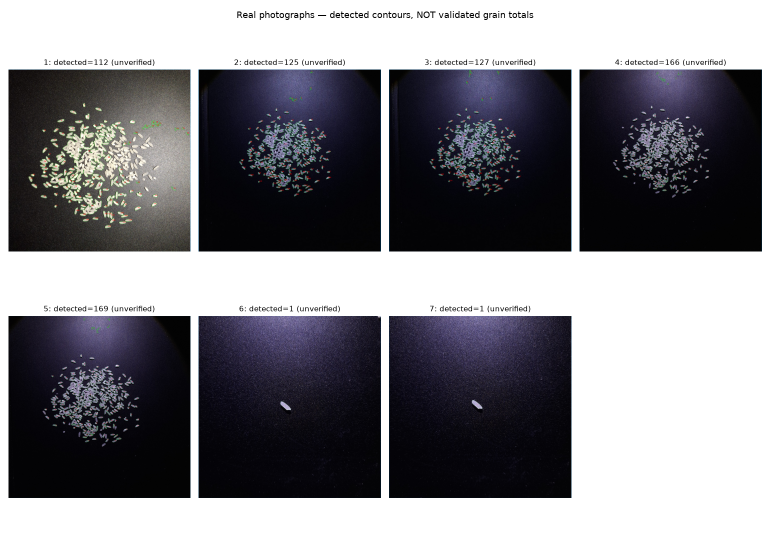
#> input picture Project/dokumentasi/manual_photo_review.png, 1540 x 1100 px, given in place of synthetic_montage.png, which was not available (shown at 1/2 size)
$ python create_preview.py
#> lines starting #> are read from the running program, lines starting #| are printed output that depends on the picture; after the words box and inside, x2 and y2 are one past the last pixel; in counts of white or black regions, pixels touching at a corner belong together
### Project/particle_counter.py
"""Deterministic rice counter. All areas are contour areas in pixel squared."""
import argparse
import csv
import json
import hashlib
from pathlib import Path

import cv2
import numpy as np


def analyze(image, threshold=127, min_area=30, roi=None, invert=False, blur=0):
    if image is None or image.dtype != np.uint8 or image.ndim != 3 or image.shape[2] != 3:
        raise ValueError("Expected a uint8 BGR image")
    if not 0 <= threshold <= 255 or min_area < 0:
        raise ValueError("Threshold must be 0..255 and minimum area nonnegative")
    if blur not in (0, 3, 5, 7):
        raise ValueError("Blur must be 0, 3, 5, or 7")
    height, width = image.shape[:2]
    x, y, w, h = roi if roi is not None else (0, 0, width, height)
    if x < 0 or y < 0 or w <= 0 or h <= 0 or x + w > width or y + h > height:
        raise ValueError("ROI must lie inside the image")
    gray = cv2.cvtColor(image[y:y+h, x:x+w], cv2.COLOR_BGR2GRAY)
    if blur:
        gray = cv2.GaussianBlur(gray, (blur, blur), 0)
    mode = cv2.THRESH_BINARY_INV if invert else cv2.THRESH_BINARY
    _, binary = cv2.threshold(gray, threshold, 255, mode)
    contours, _ = cv2.findContours(binary, cv2.RETR_EXTERNAL, cv2.CHAIN_APPROX_SIMPLE)
    contours = sorted(contours, key=lambda c: (cv2.boundingRect(c)[1], cv2.boundingRect(c)[0]))
    overlay = image.copy()
    mask = np.zeros((height, width), np.uint8)
    accepted = np.zeros((h, w), np.uint8)
    particles = []
    border_count = 0
    background_count = 0
    for contour in contours:
        area = cv2.contourArea(contour)
        if area < min_area or area <= 0:
            continue
        bx, by, bw, bh = cv2.boundingRect(contour)
        if bx == 0 or by == 0 or bx + bw == w or by + bh == h:
            border_count += 1
            continue
        # Rice candidates should not be branching texture or sparse bright rings.
        # These conservative shape checks are not a semantic rice classifier.
        hull_area = cv2.contourArea(cv2.convexHull(contour))
        perimeter = cv2.arcLength(contour, True)
        solidity = area / hull_area if hull_area else 0
        compactness = 4 * np.pi * area / perimeter ** 2 if perimeter else 0
        if solidity < 0.55 or compactness < 0.08:
            background_count += 1
            continue
        region = np.zeros((bh, bw), np.uint8)
        cv2.drawContours(region, [contour - [bx, by]], -1, 255, cv2.FILLED)
        foreground = cv2.countNonZero(cv2.bitwise_and(binary[by:by+bh, bx:bx+bw], region))
        if foreground / cv2.countNonZero(region) < 0.35:
            background_count += 1
            continue
        moments = cv2.moments(contour)
        cx = x + moments["m10"] / moments["m00"]
        cy = y + moments["m01"] / moments["m00"]
        identifier = len(particles) + 1
        particles.append({"id": identifier, "area_px2": area, "cx_px": cx, "cy_px": cy})
        cv2.drawContours(accepted, [contour], -1, 255, cv2.FILLED)
        shifted = contour + np.array([[[x, y]]], dtype=contour.dtype)
        cv2.drawContours(overlay, [shifted], -1, (0, 255, 0), 1)
        cv2.putText(overlay, str(identifier), (round(cx), round(cy)),
                    cv2.FONT_HERSHEY_SIMPLEX, 0.5, (0, 0, 255), 1, cv2.LINE_AA)
    mask[y:y+h, x:x+w] = accepted
    mask_numbered = cv2.cvtColor(mask, cv2.COLOR_GRAY2BGR)
    for particle in particles:
        cv2.putText(mask_numbered, str(particle["id"]),
                    (round(particle["cx_px"]), round(particle["cy_px"])),
                    cv2.FONT_HERSHEY_SIMPLEX, 0.5, (0, 0, 255), 1, cv2.LINE_AA)
    cv2.rectangle(overlay, (x, y), (x+w-1, y+h-1), (255, 160, 0), 1)
    return {"particles": particles, "overlay": overlay, "mask": mask, "mask_numbered": mask_numbered,
            "binary": binary, "border_excluded": border_count,
            "background_excluded": background_count,
            "background_filter": {"min_solidity": 0.55, "min_compactness": 0.08, "min_foreground_fraction": 0.35},
            "roi": [x, y, w, h], "threshold": threshold,
            "min_area_px2": min_area, "invert": invert, "blur": blur}


# [34 lines left out: functions starting_threshold, photo_directory, save_photo, not called in this run]


def draw_dashboard(figure, axes, result, source):
    """Shared four-panel presentation for the application and PNG export."""
    from matplotlib.ticker import MaxNLocator
    for axis in axes:
        axis.clear()
    for axis, key, title in ((axes[0], "overlay", "Input image + ROI (drag to select)"),
                             (axes[1], "mask_numbered", "Numbered particle mask")):
        axis.imshow(cv2.cvtColor(result[key], cv2.COLOR_BGR2RGB))
        axis.set_title(title, loc="left")
        for particle in result["particles"]:
            axis.annotate(str(particle["id"]), (particle["cx_px"], particle["cy_px"]),
                          xytext=(0, 12), textcoords="offset points", ha="center",
                          fontsize=11, color="yellow", fontweight="bold",
                          bbox={"facecolor": "black", "alpha": 0.7, "edgecolor": "none"})
        axis.set(xlabel="X (px)", ylabel="Y (px)")
    areas = [p["area_px2"] for p in result["particles"]]
    if areas:
        axes[2].hist(areas, bins=min(10, len(areas)), color="#258b83", edgecolor="white")
    else:
        axes[2].text(0.5, 0.5, "No accepted particles", ha="center", transform=axes[2].transAxes)
    axes[2].set(title="Size distribution", xlabel="Contour area (px²)", ylabel="Particle count")
    axes[2].yaxis.set_major_locator(MaxNLocator(integer=True))
    axes[3].set_axis_off()
    visible = result["particles"][:12]
    axes[3].set_title(f"Particle results — showing {len(visible)} of {len(areas)}", loc="left")
    if visible:
        table = axes[3].table(cellText=[[p["id"], f"{p['area_px2']:,.1f}"] for p in visible],
                              colLabels=["Particle ID", "Area (px²)"], cellLoc="center",
                              bbox=[0.05, 0.08, 0.9, 0.82])
        table.auto_set_font_size(False)
        table.set_fontsize(11)
    else:
        axes[3].text(0.5, 0.5, "No accepted particles", ha="center", transform=axes[3].transAxes)
    axes[3].text(0.5, 0, "Complete measurements are saved in particles.csv", ha="center",
                 transform=axes[3].transAxes, fontsize=9)
    figure.suptitle("PARTICLE COUNTER & SIZE DISTRIBUTION ANALYZER\n"
                    f"Count: {len(areas)} | Border excluded: {result['border_excluded']} | "
                    f"Threshold: {result['threshold']} | Min area: {result['min_area_px2']:g} px² | "
                    f"Blur: {result.get('blur', 0)} | px² — UNCALIBRATED", fontsize=13)
    for text in list(figure.texts):
        if text is not figure._suptitle:
            text.remove()
    note = "Synthetic dataset montage — not a physical experiment. " if Path(source).name == "synthetic_montage.png" else ""
    figure.text(0.5, 0.06, f"Source: {Path(source).name}\n{note}Touching grains may merge; counts are unverified. Physical size is uncalibrated.",
                ha="center", fontsize=9, color="#8c3300")
    figure.text(0.5, 0.015, "Drag: ROI | +/-: threshold | A: auto threshold | [/]: min area | B: smoothing | I: invert | R: reset | S: save | Q: quit",
                ha="center", fontsize=10)
    figure.subplots_adjust(top=0.84, bottom=0.17, left=0.07, right=0.97, hspace=0.45, wspace=0.3)


def save_dashboard(result, source, destination):
    from matplotlib.figure import Figure
    figure = Figure(figsize=(14, 9))
    draw_dashboard(figure, figure.subplots(2, 2).ravel(), result, source)
    figure.savefig(destination, dpi=130)


# [196 lines left out: functions save_result, interactive, main, not called in this run]


# [2 lines that do not run on import are left out]

### Project/create_preview.py
"""Export the dashboard layout shared with the interactive application."""
from pathlib import Path

import cv2

from particle_counter import analyze, save_dashboard


def main():
    root = Path(__file__).resolve().parent
    source = root / "data/samples/synthetic_montage.png"
    result = analyze(cv2.imread(str(source)))
#> in analyze, `height, width = image.shape[:2]`: height = 1100; width = 1540
#> in analyze, `x, y, w, h = roi if roi is not None else (0, 0, width, height)`: x = 0; w = 1540; h = 1100
#> in analyze, `gray = cv2.cvtColor(image[y:y+h, x:x+w], cv2.COLOR_BGR2GRAY)`:
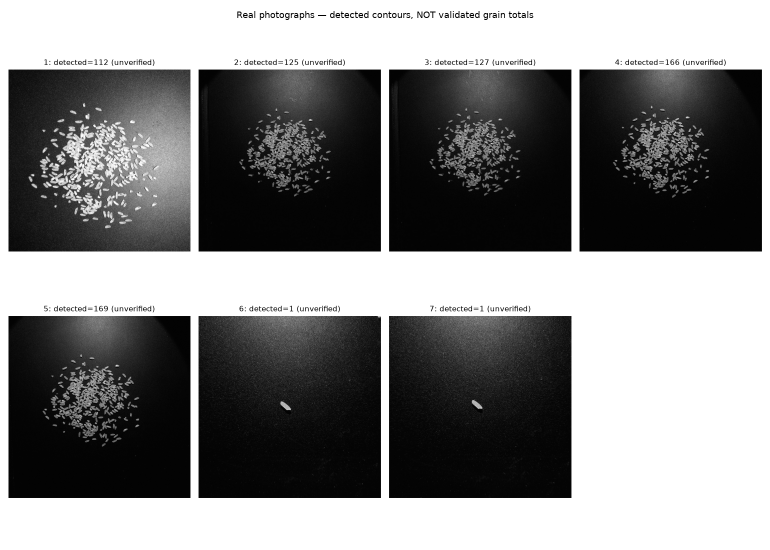
#> gray: shape (1100, 1540) (shown at 1/2 size); min 0, max 255, mean 132.4
#> in analyze, `_, binary = cv2.threshold(gray, threshold, 255, mode)`:
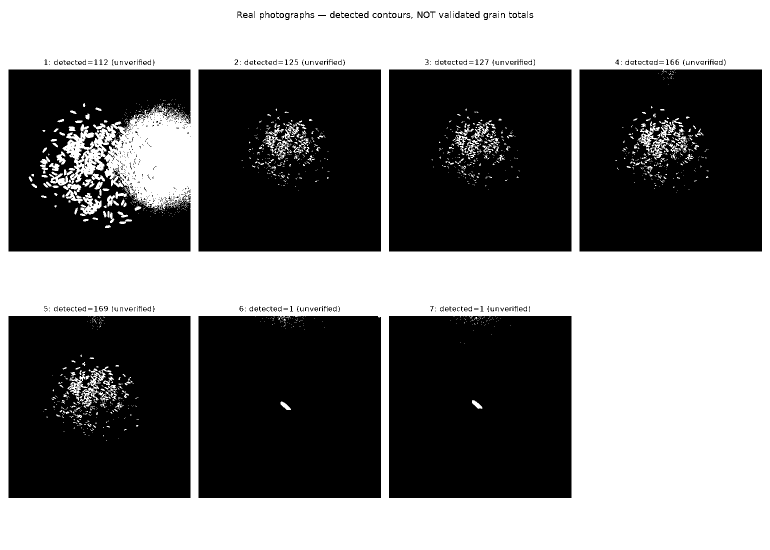
#> binary: shape (1100, 1540) (shown at 1/2 size); 47.8% white; 1320 white regions (1117 under 20 px), largest, box (x1, y1, x2, y2) and area: (0, 0, 1540, 1100) 787748, (164, 733, 223, 813) 973, (1305, 236, 1364, 316) 964
#> in analyze, `contours, _ = cv2.findContours(binary, cv2.RETR_EXTERNAL, cv2.CHAIN_AP..`: contours = [[[0, 0], [0, 1099], [1539, 1099], [1539, 0]]]
#> in analyze, overlay is the input picture: shape (1100, 1540, 3); mean B, G, R 136.7, 131.7, 132.3
#> the loop in analyze, `for contour in contours:` made 1 pass
#> (contour, area, bx, by, bw, bh, border_count) on pass 1: ([[0, 0], [0, 1099], [1539, 1099], [1539, 0]], 1691361, 0, 0, 1540, 1100, 1)
#> after the loop in analyze, `for contour in contours:`: accepted: shape (1100, 1540); every value is 0
#> after the loop in analyze, `for contour in contours:`: background_count = 0; border_count = 1; particles = []
#> in analyze, `mask_numbered = cv2.cvtColor(mask, cv2.COLOR_GRAY2BGR)`: mask_numbered: shape (1100, 1540, 3); every value is 0
#> in analyze, `cv2.rectangle(overlay, (x, y), (x+w-1, y+h-1), (255, 160, 0), 1)`:
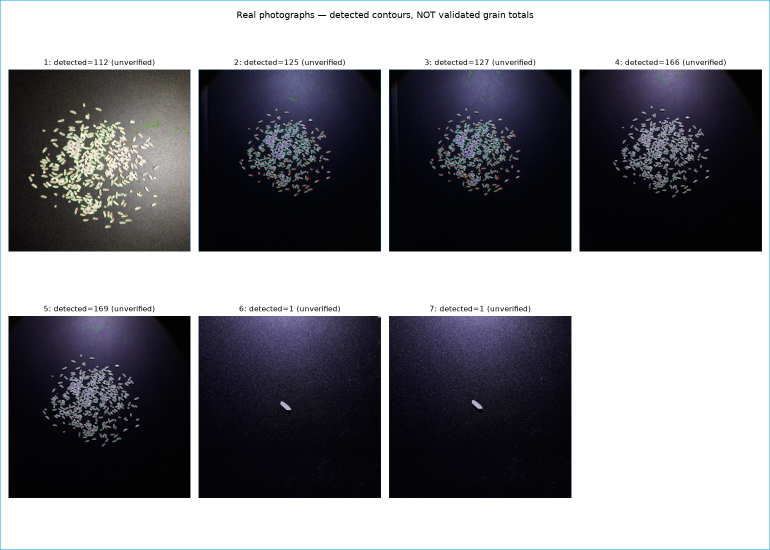
#> overlay: shape (1100, 1540, 3) (shown at 1/2 size); 0.31% of pixels changed, all inside (x1, y1, x2, y2) = (0, 0, 1540, 1100)
#> result = 13 items
    destination = root / "dokumentasi/current_output.png"
    destination.parent.mkdir(parents=True, exist_ok=True)
    save_dashboard(result, source, destination)
#> the loop in draw_dashboard, `for axis in axes:` made 4 passes
#> the loop in draw_dashboard, `for axis, key, title in ((axes[0], "overlay", "Input image + ROI (drag..` made 2 passes
#> (key, title) on passes 1 to 2: ('overlay', 'Input image + ROI (drag to select)'), ('mask_numbered', 'Numbered particle mask')
#> in draw_dashboard, `areas = [p["area_px2"] for p in result["particles"]]`: areas = []
    print(destination)
    print("Detected:", len(result["particles"]), "| calibrated=False")
#| Detected: 0 | calibrated=False


if __name__ == "__main__":
    main()

$ run again, on Project/dokumentasi/web_dashboard.png
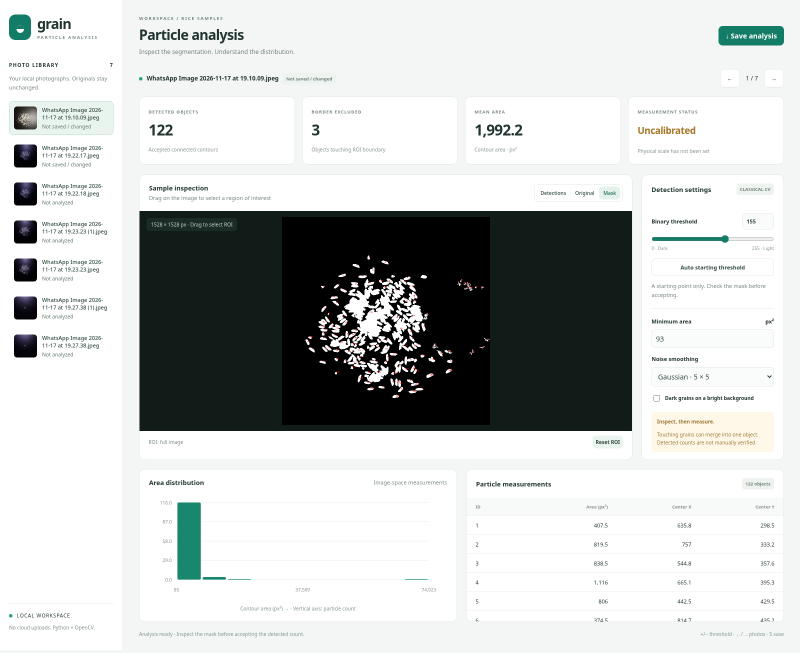
#> input picture Project/dokumentasi/web_dashboard.png, 1600 x 1306 px, given in place of synthetic_montage.png, which was not available (shown at 1/2 size)
#> height = 1306; width = 1600
#> x = 0; w = 1600; h = 1306
#> in analyze, `_, binary = cv2.threshold(gray, threshold, 255, mode)`:
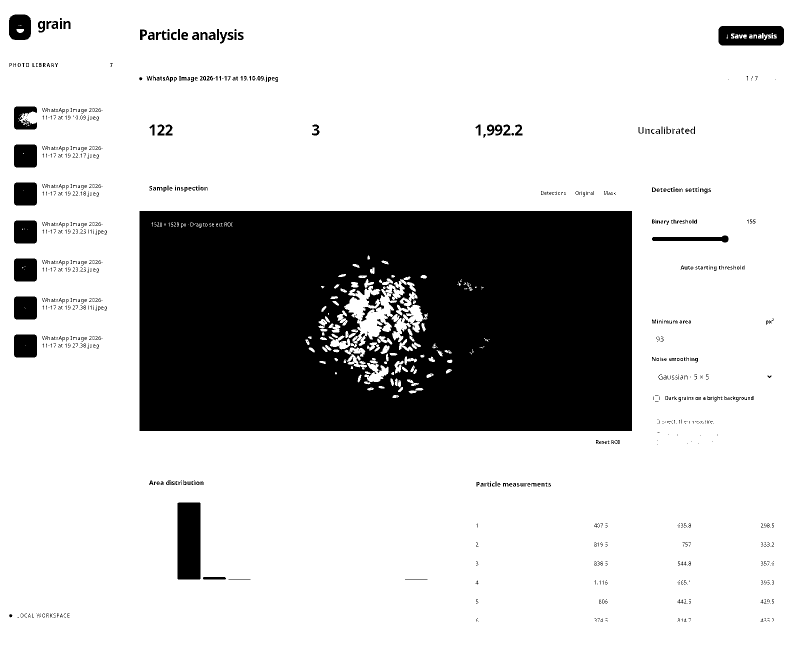
#> binary: shape (1306, 1600) (shown at 1/2 size); 78.1% white; 1056 black regions (864 under 20 px), largest, box (x1, y1, x2, y2) and area: (279, 422, 1264, 862) 414160, (355, 1005, 401, 1159) 7079, (1437, 52, 1568, 91) 4525
#> contours = [[[0, 0], [0, 1305], [1599, 1305], [1599, 0]]]
#> in analyze, overlay is the input picture: shape (1306, 1600, 3); mean B, G, R 199.5, 200.6, 197.7
#> the loop in analyze, `for contour in contours:` made 1 pass
#> (contour, area, bx, by, bw, bh, border_count) on pass 1: ([[0, 0], [0, 1305], [1599, 1305], [1599, 0]], 2086695, 0, 0, 1600, 1306, 1)
#> after the loop in analyze, `for contour in contours:`: background_count = 0; border_count = 1; particles = []
#> mask_numbered: shape (1306, 1600, 3); every value is 0
#> in analyze, `cv2.rectangle(overlay, (x, y), (x+w-1, y+h-1), (255, 160, 0), 1)`:
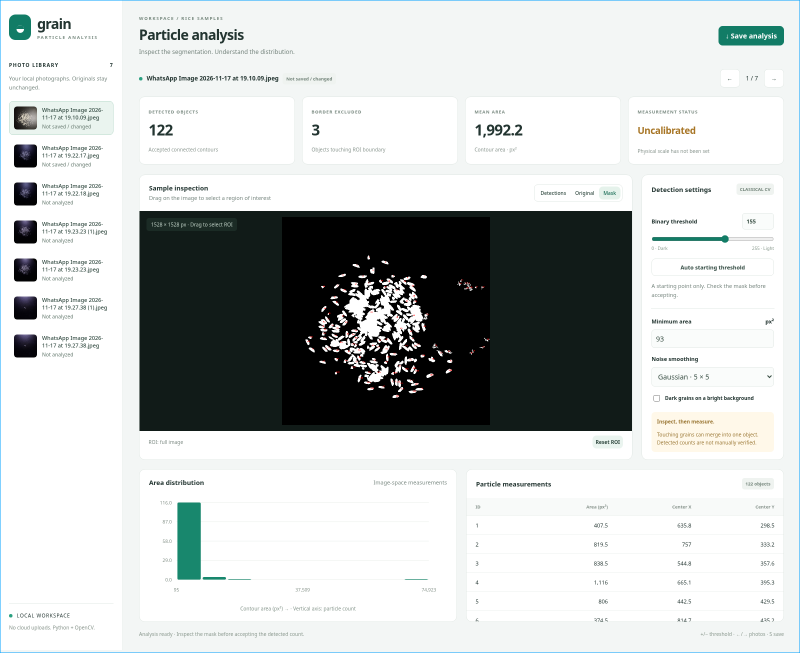
#> overlay: shape (1306, 1600, 3) (shown at 1/2 size); 0.28% of pixels changed, all inside (x1, y1, x2, y2) = (0, 0, 1600, 1306)
#> result = 13 items
#> the loop in draw_dashboard, `for axis in axes:` made 4 passes
#> the loop in draw_dashboard, `for axis, key, title in ((axes[0], "overlay", "Input image + ROI (drag..` made 2 passes
#> (key, title) on passes 1 to 2: ('overlay', 'Input image + ROI (drag to select)'), ('mask_numbered', 'Numbered particle mask')
#> areas = []
#| Detected: 0 | calibrated=False
